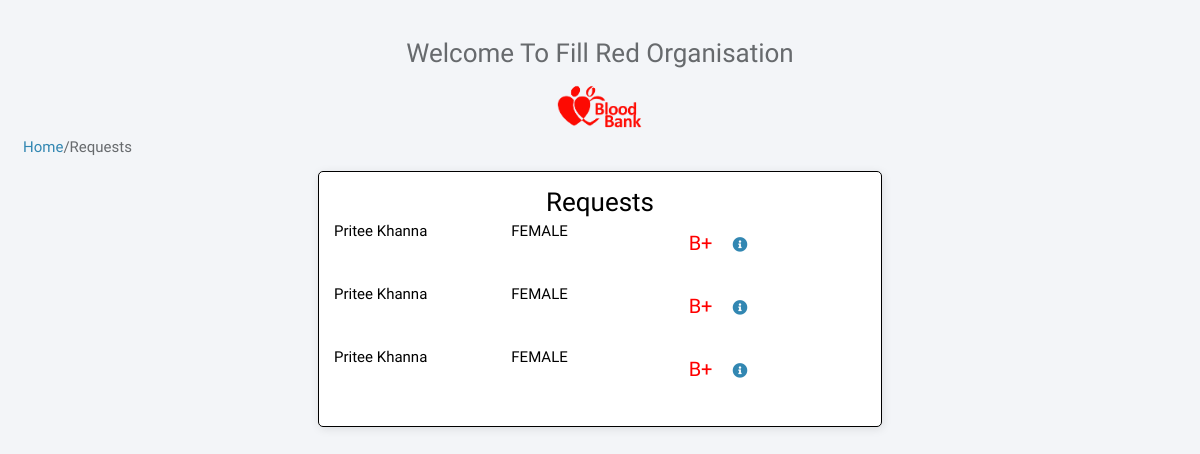
/Requests.php, run on the app's committed database.
### tables this page shows
CREATE TABLE `request` (
  `rid` varchar(10) NOT NULL,
  `pId` varchar(10) DEFAULT NULL,
  `date` date NOT NULL,
  `units` int(2) NOT NULL,
  `unitsRecieved` int(2) NOT NULL DEFAULT '0'
);

CREATE TABLE `patient` (
  `pid` varchar(10) NOT NULL,
  `pFName` varchar(20) NOT NULL,
  `pLName` varchar(20) NOT NULL,
  `pSex` varchar(6) NOT NULL,
  `pAge` int(3) NOT NULL,
  `pAdress` varchar(100) DEFAULT NULL,
  `pPhoneNo` int(10) DEFAULT NULL,
  `pBloodGroup` varchar(3) DEFAULT NULL,
  `p_pincode` int(6) NOT NULL,
  `p_city` varchar(20) DEFAULT NULL
);

### Requests.php (the view, shortened to what this page needs)
<!doctype html>
<html lang="en">
<head>
	<link rel="stylesheet" href="./css/index.css">
	<link rel="stylesheet" href="./css/extra.css">
	<link rel="stylesheet" href="https://use.fontawesome.com/releases/v5.5.0/css/all.css">
</head>
<body>
	<div class="container">
		<div class="row text-center">
			<h1 class="heading">Welcome To Fill Red Organisation</h1>
		</div>
		<div class="row text-center">
			<center><img class="head-img" src="blood-bank.png"></center>
		</div>
		<div class="row">
			<span class=""><a href="./index.php">Home</a>/Requests</span>
		</div>
		<div class="row card black-text border">
			<div class="black-text padding">
				<h2 class="heading">Requests</h2>
				<?php
					include "./DB/DbConnection.php";
								$query='SELECT request.rid,pFName,pLName,pSex,pBloodGroup
								FROM request,patient
								WHERE request.pId=patient.pId
								AND unitsRecieved<units';
								$result = mysqli_query($connection,$query);
								if(mysqli_num_rows($result)>0){
									while ($row = mysqli_fetch_array($result)) {
										echo '<div class="align-row row-3">
											<div class="float-left col">'.$row['pFName'].' '.$row['pLName'].'</div>';
										echo '<div class="float-center col">'.$row['pSex'].'</div>';
										echo '<div class="float-right col"><span class="red-text">'.$row['pBloodGroup'].' </span><a href="./requestInfo.php?pass='.$row['rid'].'"><i class="fas fa-info-circle margin"></i></a></div></div>';
										echo "<br>";
									}
								}
								else{
									echo"0 ";
								}
							?>
			</div>
		</div>
	</div>
</body>
<html>

### css/index.css (style rules this page uses)
html { position: relative; min-height: 100%; margin: 0; }
a { text-decoration: none; color: #3287B2; }
body { padding: 15px; background-color: #F3F5F8; font-family: "Source Sans Pro", sans-serif; font-size: 15px; color: #676a6d; }
.container { margin: 0; padding: 15px; }
.row { display: grid; margin-right: -15px; margin-left: -15px; }
.heading { text-align: center; margin-top: 0; margin-bottom: 5px; font-size: 26px; font-weight: 300; }
.card { -moz-box-shadow: 1px 2px 10px 0 rgba(0, 0, 0, 0.1); -webkit-box-shadow: 1px 2px 10px 0 rgba(0, 0, 0, 0.1); box-shadow: 1px 2px 10px 0 rgba(0, 0, 0, 0.1); -webkit-border-radius: 5px; -moz-border-radius: 5px; border-radius: 5px; width: 50%; margin: 0 auto; margin-top: 15px; background-color: #fff; }
.text-center { text-align: center; }
.head-img { width: 10%; margin-top: 0 auto; text-align: center; }
.border { border: 1px solid black; }
.col { grid-column: 1fr; margin: 0px 4px 0px 0 ; }
.align-row { display: flex; flex-direction: row; }
.margin { margin: 15px; }
.padding { padding: 15px; }
.float-left { float: left; }
.float-right { float: right; }
.row-3 { display: grid; grid-template-columns: 33.33% 33.33% 33.33%; }
.red-text { color: red; font-size: 20px; }

### css/extra.css (style rules this page uses)
.black-text { color: black; }

### data on the page
request: pId.pFName "Pritee", pId.pLName "Khanna", pId.pSex "FEMALE", pId.pBloodGroup "B+"
request: pId.pFName "Pritee", pId.pLName "Khanna", pId.pSex "FEMALE", pId.pBloodGroup "B+"
request: pId.pFName "Pritee", pId.pLName "Khanna", pId.pSex "FEMALE", pId.pBloodGroup "B+"
